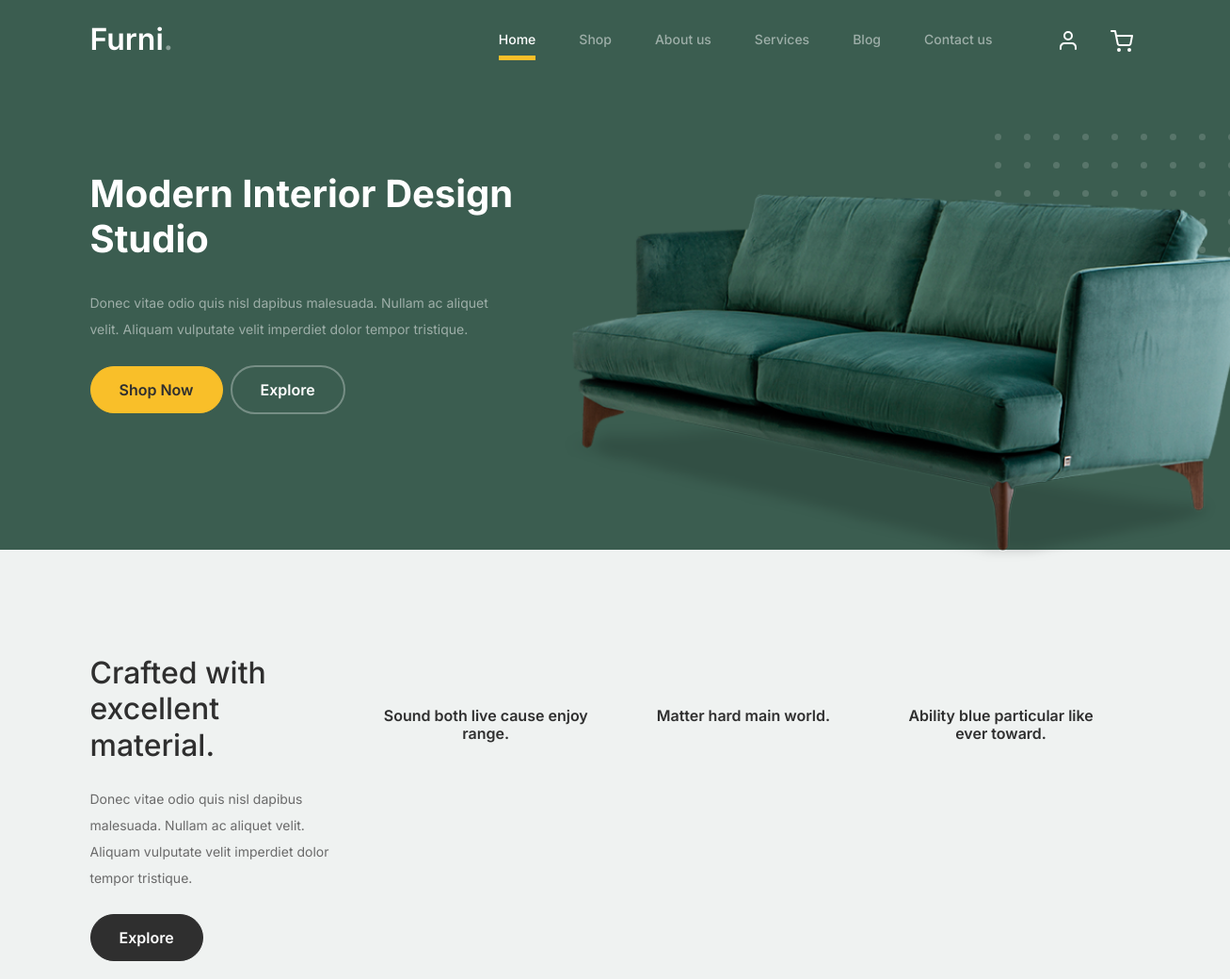
Before: / (upper part) with the older database file.
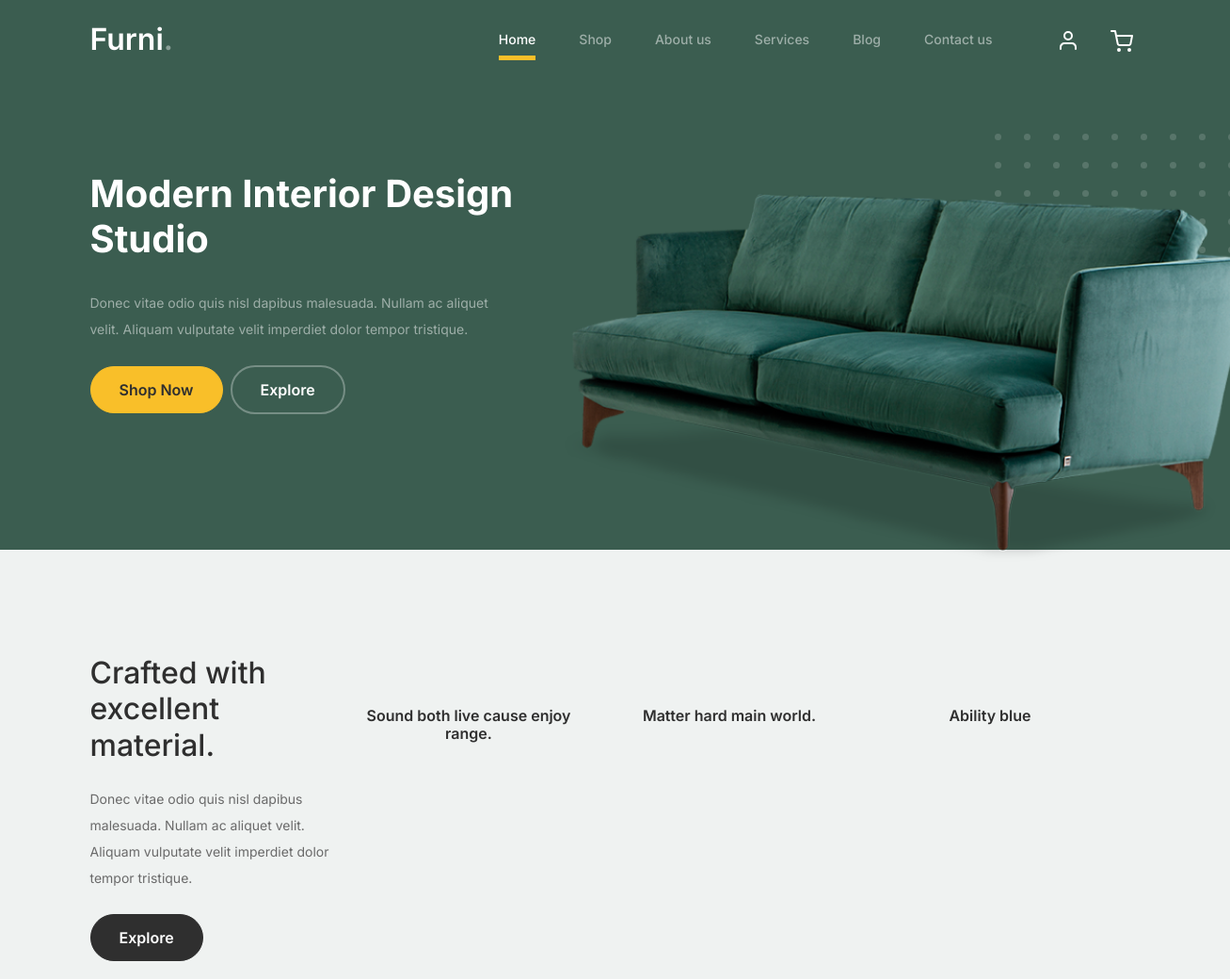
After: the same page with the newer database file.
### store/models.py (models this page shows, shortened)
class Product(models.Model):
    active = models.BooleanField(default=True)
    name = models.CharField(max_length=200)
    description = models.TextField()
    category = models.ForeignKey(Category, on_delete=models.CASCADE)
    image = models.ImageField(upload_to='static/uploads/products/', blank=True, null=True)
    tags = models.ManyToManyField(Tag, blank=True)
    created_at = models.DateTimeField(auto_now_add=True)
    updated_at = models.DateTimeField(auto_now=True)
    slug = models.SlugField(unique=True)
    variations =models.ManyToManyField("store.Variation", blank=True)

### store/views.py (the view)
# urls.py: 2. Add a URL to urlpatterns:  path('', views.home, name='home')
def home(request):
    tags = Tag.objects.get(slug='featured')
    featured_products = Product.objects.filter(tags=tags)
    return render(request, 'home.html', {
        "featured_products": featured_products
    })

### store/templates/home.html (shortened to what this page needs)
{% extends 'layouts/base.html' %}
{% load static %}
{% block content %}
<div class="hero">
    <div class="container">
        <div class="row justify-content-between">
            <div class="col-lg-5">
                <div class="intro-excerpt">
                    <h1>Modern Interior <span clsas="d-block">Design Studio</span></h1>
                    <p class="mb-4">Donec vitae odio quis nisl dapibus malesuada. Nullam ac aliquet velit. Aliquam
                        vulputate velit imperdiet dolor tempor tristique.</p>
                    <p><a href="" class="btn btn-secondary me-2">Shop Now</a><a href="#"
                            class="btn btn-white-outline">Explore</a></p>
                </div>
            </div>
            <div class="col-lg-7">
                <div class="hero-img-wrap">
                    <img src="{% static 'frontend/images/couch.png' %}" class="img-fluid">
                </div>
            </div>
        </div>
    </div>
</div>
<div class="product-section">
    <div class="container">
        <div class="row">
            <div class="col-md-12 col-lg-3 mb-5 mb-lg-0">
                <h2 class="mb-4 section-title">Crafted with excellent material.</h2>
                <p class="mb-4">Donec vitae odio quis nisl dapibus malesuada. Nullam ac aliquet velit. Aliquam vulputate
                    velit imperdiet dolor tempor tristique. </p>
                <p><a href="{% url 'store' %}" class="btn">Explore</a></p>
            </div>
            <div class="col-lg-9 mb-5">
                <div class="row featured_slider">
                {% for product in featured_products %}
                    <div class="col-12 col-md-4 col-lg-4 mb-5 mb-md-0">
                        <div class="product-item mb-5">
                            <h3 class="product-title">{{ product.name }}</h3>
                        </div>
                    </div>
                {% endfor %}
                </div>
            </div>
        </div>
    </div>
</div>
{% endblock content %}

Changed rows visible on the page:
changed Product: name "Ability blue particular like ever toward." → "Ability blue"
